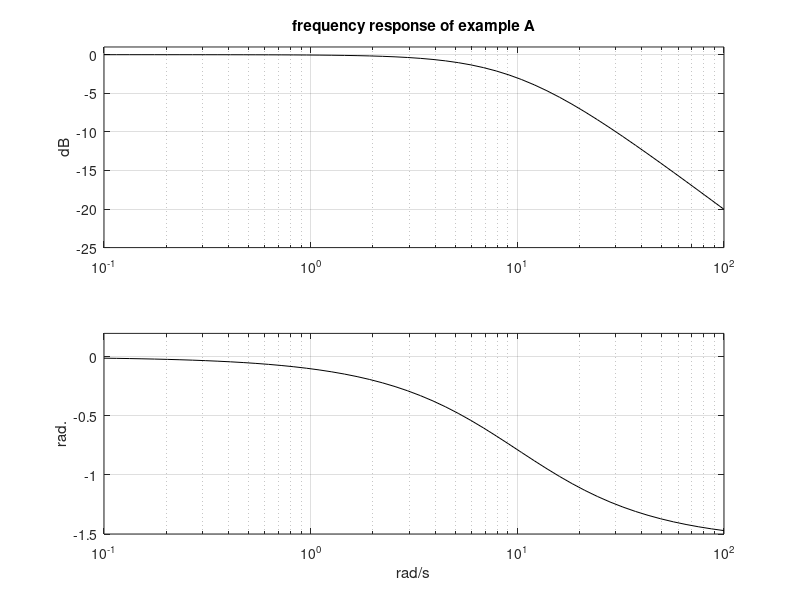

The MATLAB script that drew this image:
% Frequency response of example A
R=1; C=0.1; %values of the components
num=[1]; % transfer function numerator;
den=[R*C 1]; %transfer function denominator
w=logspace(-1,2); %logaritmic set of frequency values
G=freqs(num,den,w); %computes frequency response
AG=20*log10(abs(G)); %take decibels
FI=angle(G); %take phases (rad)
subplot(2,1,1); semilogx(w,AG,'k'); %plots decibels
grid;axis([0.1 100 -25 1]);
ylabel('dB'); title('frequency response of example A')

subplot(2,1,2); semilogx(w,FI,'k'); %plots phases
grid;axis([0.1 100 -1.5 0.2]);
ylabel('rad.'); xlabel('rad/s')
